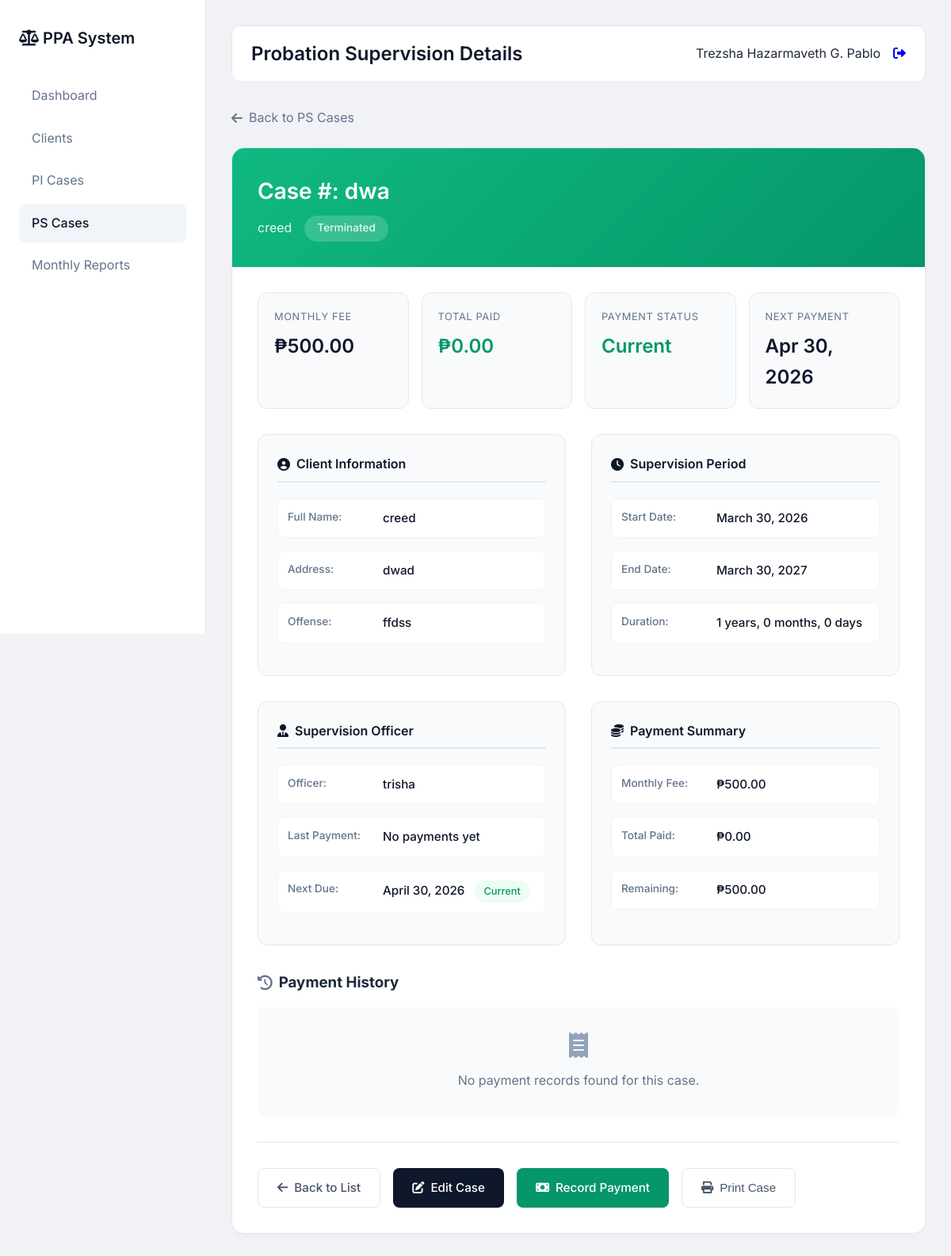
Screenshot of /ps_view.php?id=11 (signed in) with the database file from the repository.
### tables this page shows
CREATE TABLE `probation_supervision` (
  `id` int(11) NOT NULL,
  `docket_number` varchar(50) DEFAULT NULL,
  `name` varchar(255) NOT NULL,
  `offense` text DEFAULT NULL,
  `payment` decimal(10,2) DEFAULT 0.00,
  `address` text DEFAULT NULL,
  `start_date` date DEFAULT NULL,
  `end_date` date DEFAULT NULL,
  `supervising_officer` varchar(255) DEFAULT NULL,
  `status` enum('Active','Terminated','Revoked','Completed') DEFAULT 'Active',
  `monthly_fee` decimal(10,2) DEFAULT 500.00,
  `last_payment_date` date DEFAULT NULL,
  `next_payment_date` date DEFAULT NULL,
  `created_by` int(11) DEFAULT NULL,
  `created_at` timestamp NOT NULL DEFAULT current_timestamp(),
  `updated_at` timestamp NULL DEFAULT NULL ON UPDATE current_timestamp(),
  `client_id` int(11) DEFAULT NULL,
  `source_pi_id` int(11) DEFAULT NULL
);

### ps_view.php (the view, shortened to what this page needs)
<?php
include 'config/database.php';
$id = $_GET['id'] ?? 0;
$user_role = $_SESSION['role'] ?? 'staff';
$can_edit = ($user_role == 'main' || $user_role == 'admin');
$fullname = $_SESSION['fullname'] ?? 'User';
$case = mysqli_query($conn, "SELECT * FROM probation_supervision WHERE id='$id'");
$row = mysqli_fetch_assoc($case);
$payments = mysqli_query($conn, "SELECT * FROM probation_payments WHERE probation_id='$id' ORDER BY payment_date DESC");
$total_paid = 0;
mysqli_data_seek($payments, 0);
function getPaymentStatus($last_payment, $next_payment) {
    $today = date('Y-m-d');
    return 'Current';
}
$payment_status = getPaymentStatus($row['last_payment_date'], $row['next_payment_date']);
?>
<!DOCTYPE html>
<html lang="en">
<head>
    <link rel="stylesheet" href="https://cdnjs.cloudflare.com/ajax/libs/font-awesome/6.0.0/css/all.min.css">
</head>
<body>
    <div class="app">
        <div class="sidebar">
            <div class="logo">
                <i class="fas fa-scale-balanced"></i> PPA System
            </div>
            <a href="dashboard.php" class="nav-item">Dashboard</a>
            <a href="clients.php" class="nav-item">Clients</a>
            <a href="pi_list.php" class="nav-item">PI Cases</a>
            <a href="ps_list.php" class="nav-item active">PS Cases</a>
            <a href="monthly_reports.php" class="nav-item">Monthly Reports</a>
        </div>
        <div class="main">
            <div class="top-bar">
                <h1 class="page-title">Probation Supervision Details</h1>
                <div class="user-menu">
                    <span><?php echo $fullname; ?></span>
                    <a href="logout.php"><i class="fas fa-sign-out-alt"></i></a>
                </div>
            </div>
            <a href="ps_list.php" class="back-link">
                <i class="fas fa-arrow-left"></i> Back to PS Cases
            </a>
            <div class="case-card">
                <div class="case-header">
                    <div class="case-title">Case #: <?php echo $row['docket_number']; ?></div>
                    <div class="case-subtitle">
                        <span><?php echo $row['name']; ?></span>
                        <span class="status-badge"><?php echo $row['status']; ?></span>
                    </div>
                </div>
                <div class="case-body">
                    <div class="stats-grid">
                        <div class="stat-card">
                            <div class="stat-label">Monthly Fee</div>
                            <div class="stat-value">₱<?php echo number_format($row['monthly_fee'] ?? 500, 2); ?></div>
                        </div>
                        <div class="stat-card">
                            <div class="stat-label">Total Paid</div>
                            <div class="stat-value success">₱<?php echo number_format($total_paid, 2); ?></div>
                        </div>
                        <div class="stat-card">
                            <div class="stat-label">Payment Status</div>
                            <div class="stat-value <?php
                                echo $payment_status == 'Overdue' ? 'danger' :
                                    ($payment_status == 'Current' ? 'success' : 'warning');
                            ?>">
                                <?php echo $payment_status; ?>
                            </div>
                        </div>
                        <div class="stat-card">
                            <div class="stat-label">Next Payment</div>
                            <div class="stat-value">
                                <?php echo $row['next_payment_date'] ? date('M d, Y', strtotime($row['next_payment_date'])) : 'N/A'; ?>
                            </div>
                        </div>
                    </div>
                    <div class="info-grid">
                        <div class="info-section">
                            <div class="section-title">
                                <i class="fas fa-user-circle"></i>
                                Client Information
                            </div>
                            <div class="info-row">
                                <span class="info-label">Full Name:</span>
                                <span class="info-value"><?php echo $row['name']; ?></span>
                            </div>
                            <div class="info-row">
                                <span class="info-label">Address:</span>
                                <span class="info-value"><?php echo $row['address']; ?></span>
                            </div>
                            <div class="info-row">
                                <span class="info-label">Offense:</span>
                                <span class="info-value"><?php echo $row['offense']; ?></span>
                            </div>
                        </div>
                        <div class="info-section">
                            <div class="section-title">
                                <i class="fas fa-clock"></i>
                                Supervision Period
                            </div>
                            <div class="info-row">
                                <span class="info-label">Start Date:</span>
                                <span class="info-value"><?php echo date('F d, Y', strtotime($row['start_date'])); ?></span>
                            </div>
                            <div class="info-row">
                                <span class="info-label">End Date:</span>
                                <span class="info-value"><?php echo date('F d, Y', strtotime($row['end_date'])); ?></span>
                            </div>
                            <div class="info-row">
                                <span class="info-label">Duration:</span>
                                <span class="info-value">
                                    <?php
                                    $start = new DateTime($row['start_date']);
                                    $end = new DateTime($row['end_date']);
                                    $interval = $start->diff($end);
                                    echo $interval->format('%y years, %m months, %d days');
                                    ?>
                                </span>
                            </div>
                        </div>
                        <div class="info-section">
                            <div class="section-title">
                                <i class="fas fa-user-tie"></i>
                                Supervision Officer
                            </div>
                            <div class="info-row">
                                <span class="info-label">Officer:</span>
                                <span class="info-value"><?php echo $row['supervising_officer'] ?? 'Not Assigned'; ?></span>
                            </div>
                            <div class="info-row">
                                <span class="info-label">Last Payment:</span>
                                <span class="info-value"><?php echo $row['last_payment_date'] ? date('F d, Y', strtotime($row['last_payment_date'])) : 'No payments yet'; ?></span>
                            </div>
                            <div class="info-row">
                                <span class="info-label">Next Due:</span>
                                <span class="info-value">
                                    <?php echo $row['next_payment_date'] ? date('F d, Y', strtotime($row['next_payment_date'])) : 'N/A'; ?>
                                    <?php if($payment_status == 'Overdue'): ?>
                                        <span class="payment-status payment-overdue" style="margin-left: 0.5rem;">Overdue</span>
                                    <?php elseif($payment_status == 'Current'): ?>
                                        <span class="payment-status payment-current" style="margin-left: 0.5rem;">Current</span>
                                    <?php endif; ?>
                                </span>
                            </div>
                        </div>
                        <div class="info-section">
                            <div class="section-title">
                                <i class="fas fa-coins"></i>
                                Payment Summary
                            </div>
                            <div class="info-row">
                                <span class="info-label">Monthly Fee:</span>
                                <span class="info-value">₱<?php echo number_format($row['monthly_fee'] ?? 500, 2); ?></span>
                            </div>
                            <div class="info-row">
                                <span class="info-label">Total Paid:</span>
                                <span class="info-value success">₱<?php echo number_format($total_paid, 2); ?></span>
                            </div>
                            <div class="info-row">
                                <span class="info-label">Remaining:</span>
                                <span class="info-value">
                                    <?php
                                    $months_elapsed = ceil((time() - strtotime($row['start_date'])) / (30 * 24 * 60 * 60));
                                    $expected = $months_elapsed * ($row['monthly_fee'] ?? 500);
                                    $remaining = max(0, $expected - $total_paid);
                                    echo '₱' . number_format($remaining, 2);
                                    ?>
                                </span>
                            </div>
                        </div>
                    </div>
                    <div style="margin-top: 2rem;">
                        <h3 style="margin-bottom: 1rem; display: flex; align-items: center; gap: 0.5rem;">
                            <i class="fas fa-history" style="color: #64748b;"></i>
                            Payment History
                        </h3>
                        <?php if(mysqli_num_rows($payments) > 0): ?>
                            <div class="table-container">
                                <table>
                                    <thead>
                                        <tr>
                                            <th>Date</th>
                                            <th>Receipt #</th>
                                            <th>Amount</th>
                                            <th>Notes</th>
                                        </tr>
                                    </thead>
                                    <tbody>
                                        <?php while($p = mysqli_fetch_assoc($payments)): ?>
                                        <tr>
                                            <td><?php echo date('F d, Y', strtotime($p['payment_date'])); ?></td>
                                            <td><?php echo $p['receipt_number'] ?: 'N/A'; ?></td>
                                            <td class="amount">₱<?php echo number_format($p['amount'], 2); ?></td>
                                            <td><?php echo $p['notes'] ?: '-'; ?></td>
                                        </tr>
                                        <?php endwhile; ?>
                                    </tbody>
                                </table>
                            </div>
                        <?php else: ?>
                            <div class="no-data">
                                <i class="fas fa-receipt" style="font-size: 2rem; margin-bottom: 1rem; color: #94a3b8;"></i>
                                <p>No payment records found for this case.</p>
                            </div>
                        <?php endif; ?>
                    </div>
                    <div class="action-buttons">
                        <a href="ps_list.php" class="btn btn-secondary">
                            <i class="fas fa-arrow-left"></i> Back to List
                        </a>
                        <?php if($can_edit): ?>
                            <a href="ps_edit.php?id=<?php echo $id; ?>" class="btn btn-primary">
                                <i class="fas fa-edit"></i> Edit Case
                            </a>
                            <a href="ps_payment.php?id=<?php echo $id; ?>" class="btn btn-success">
                                <i class="fas fa-money-bill"></i> Record Payment
                            </a>
                        <?php endif; ?>
                        <button onclick="window.print()" class="btn btn-secondary">
                            <i class="fas fa-print"></i> Print Case
                        </button>
                    </div>
                </div>
            </div>
        </div>
    </div>
</body>
</html>

### rows the page displays
probation_supervision: docket_number "dwa", name "creed", status "Terminated", monthly_fee "500.00", payment_status "Current", next_payment_date "Apr 30, 2026", address "dwad", offense "ffdss", start_date "March 30, 2026", end_date "March 30, 2027", $interval->format('%y years, %m months, %d days') "1 years, 0 months, 0 days", supervising_officer "trisha", next_payment_date "April 30, 2026"

### other values shown
$fullname "Trezsha Hazarmaveth G. Pablo"
$total_paid "0.00"
